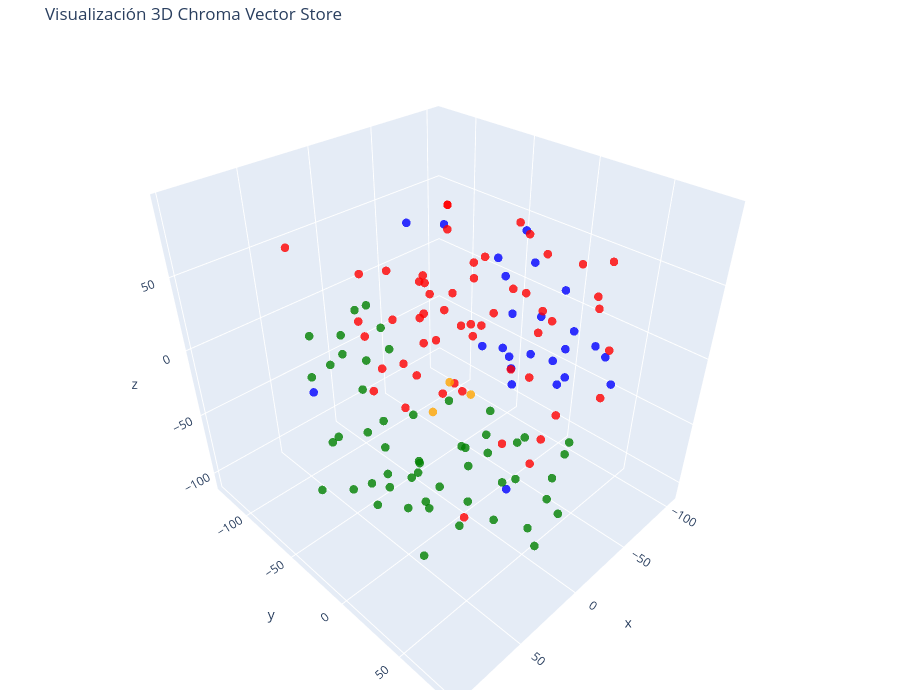

The cell this chart's notebook holds for it:
### Code cell
# Let's try 3D!

tsne = TSNE(n_components=3, random_state=42)
reduced_vectors = tsne.fit_transform(vectors)

# Create the 3D scatter plot
fig = go.Figure(data=[go.Scatter3d(
    x=reduced_vectors[:, 0],
    y=reduced_vectors[:, 1],
    z=reduced_vectors[:, 2],
    mode='markers',
    marker=dict(size=5, color=colors, opacity=0.8),
    text=[f"Type: {t}<br>Text: {d[:100]}..." for t, d in zip(doc_types, documents)],
    hoverinfo='text'
)])

fig.update_layout(
    title='Visualización 3D Chroma Vector Store',
    scene=dict(xaxis_title='x', yaxis_title='y', zaxis_title='z'),
    width=900,
    height=700,
    margin=dict(r=20, b=10, l=10, t=40)
)

fig.show()

### Figure 1 — Plotly figure (JSON) as saved in the notebook; plotly's stock layout.template omitted (floating-point values rounded to 4 significant figures; data arrays with more than 128 entries replaced by an {"elided": "..."} marker saying what was removed)
{"data": [{"hoverinfo": "text", "marker": {"color": {"elided": "137 str values"}, "opacity": 0.8, "size": 5}, "mode": "markers", "text": {"elided": "137 str values"}, "type": "scatter3d", "x": {"elided": "137 float values"}, "y": {"elided": "137 float values"}, "z": {"elided": "137 float values"}}], "layout": {"height": 700, "margin": {"b": 10, "l": 10, "r": 20, "t": 40}, "scene": {"xaxis": {"title": {"text": "x"}}, "yaxis": {"title": {"text": "y"}}, "zaxis": {"title": {"text": "z"}}}, "title": {"text": "Visualización 3D Chroma Vector Store"}, "width": 900}}
